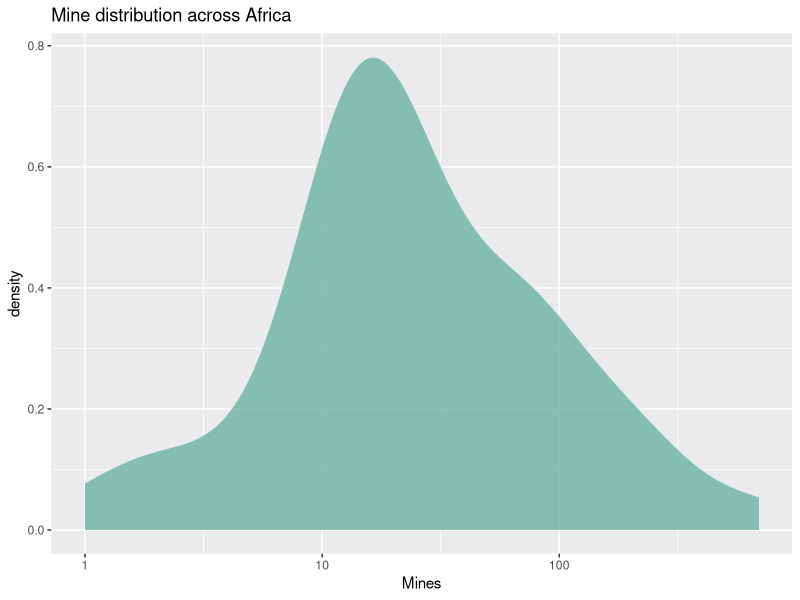
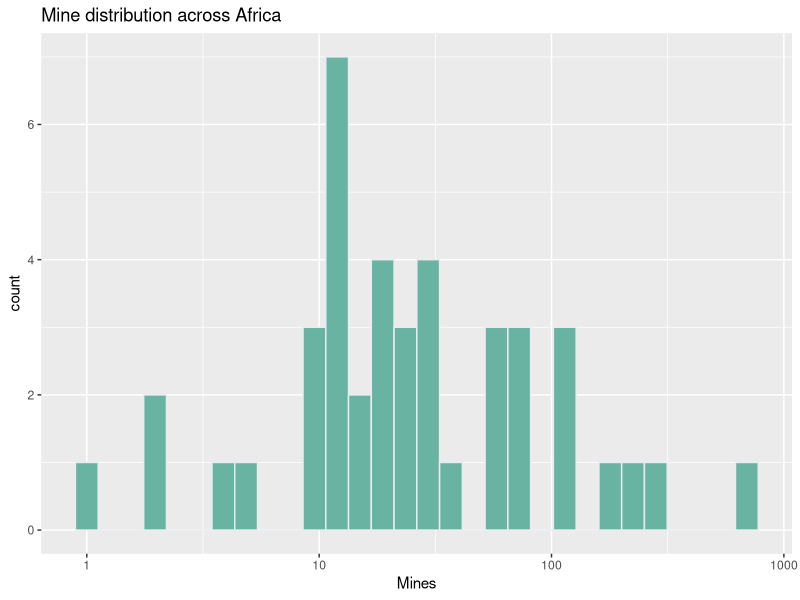
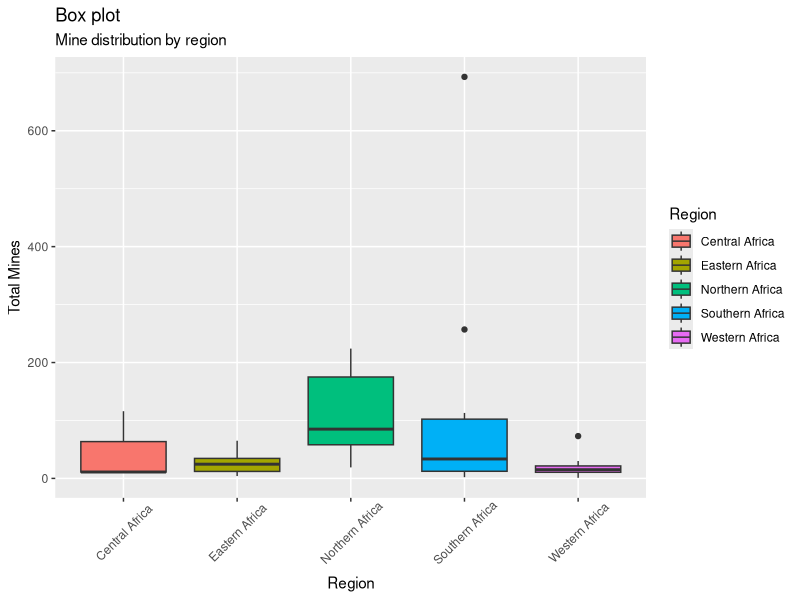
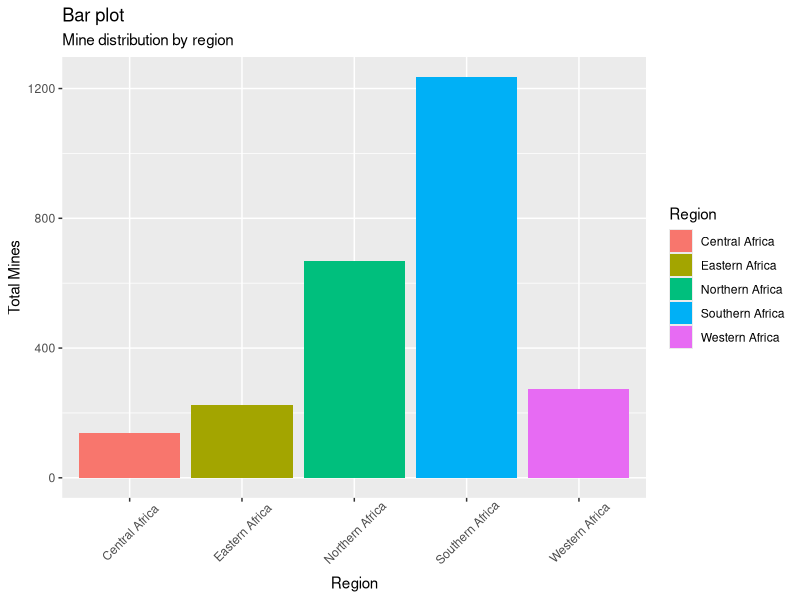
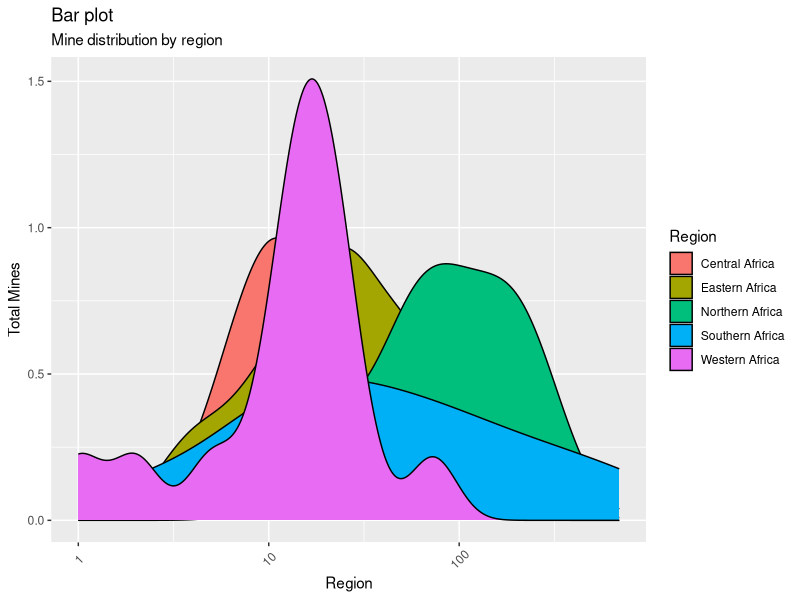
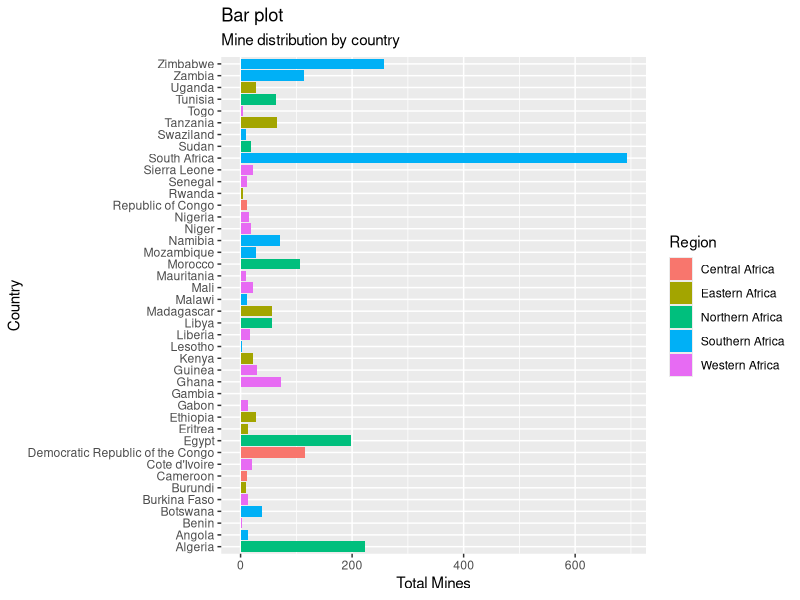
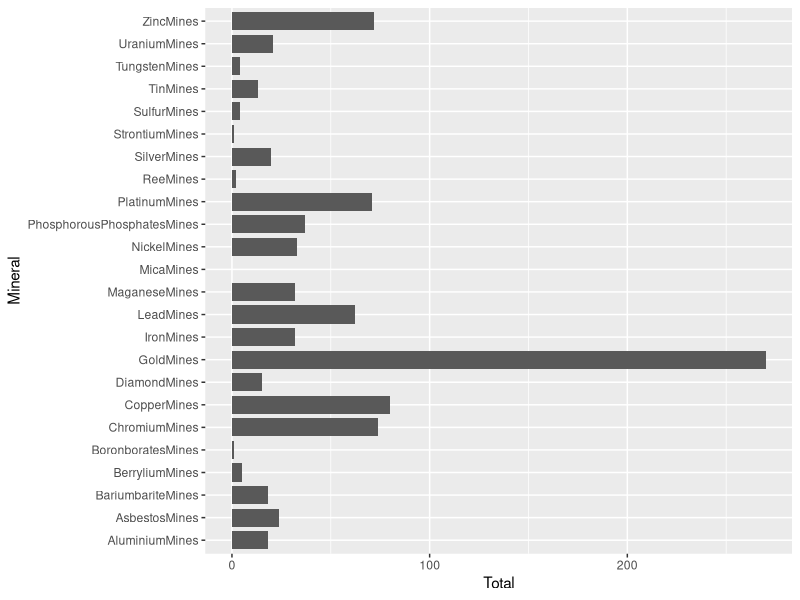
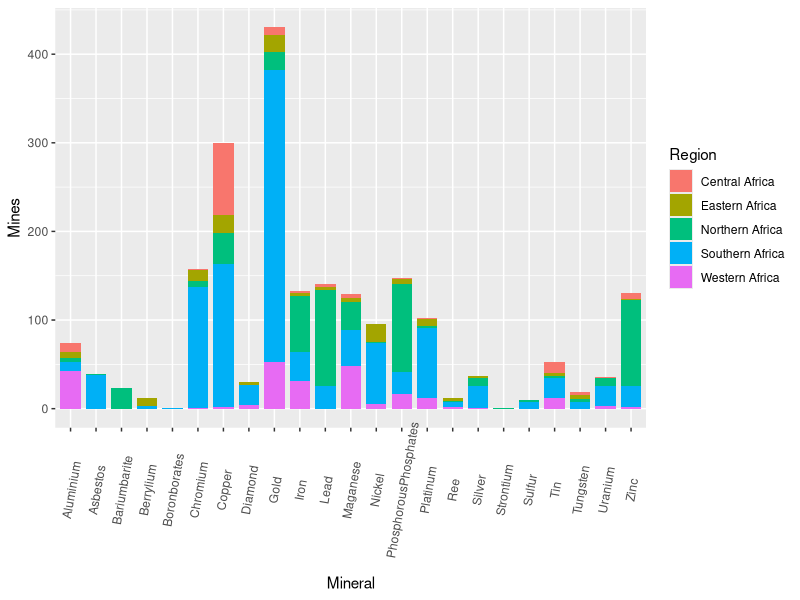

The R source for these figures, in order:
## ---- chunk 1
library(ggplot2)
library(readr)
library(tidyverse)
library(dplyr)

## ---- chunk 2
mines<-read_csv("Mines_Africa_Districts.csv")
region<-read_csv("country_region_africa.csv")
data<-merge(mines,region, on="countryname")
df<-data%>%rename(Country=countryname,
                  Administration1=ADM1,
                  Administration2=ADM2)

## ---- chunk 3
smry_df<-df%>%
  filter(mines !=0)%>%
  group_by(Region,Country)%>%
  summarize(Mines=sum(mines),AluminiumMines=sum(aluminum_mine),
            AsbestosMines=sum(asbestos_mine),
            BariumbariteMines=sum(bariumbarite_mine),
             BerryliumMines=sum(beryllium_mine),
            BoronboratesMines=sum( boronborates_mine),
            ChromiumMines=sum(chromium_mine),CopperMines=sum(copper_mine),
            DiamondMines=sum(diamond_mine), GoldMines=sum(gold_mine),
            IronMines=sum(iron_mine),LeadMines=sum(lead_mine),
            MaganeseMines=sum(manganese_mine),MicaMines=sum(mica_mine),
            NickelMines=sum(nickel_mine),
            PhosphorousPhosphatesMines=sum(phosphorusphosphates_mine),
            PlatinumMines=sum(platinum_mine),ReeMines=sum(ree_mine),
            SilverMines=sum(silver_mine),SulfurMines=sum(sulfur_mine),
            TungstenMines=sum(tungsten_mine),StrontiumMines=sum(strontium_mine),
            TinMines=sum(tin_mine),UraniumMines=sum(uranium_mine),
            ZincMines=sum(zinc_mine))
View(smry_df)
## ---- chunk 4
ggplot(smry_df, aes(x=Mines))+
         geom_density(fill="#69b3a2", color="#e9ecef", alpha=0.8)+
  ggtitle("Mine distribution across Africa") +
    scale_x_log10()

ggplot(smry_df, aes(x=Mines))+
         geom_histogram(fill="#69b3a2", color="#e9ecef",bins = 30)+
  ggtitle("Mine distribution across Africa") +
    scale_x_log10()
## ---- chunk 5
ggplot(smry_df,aes(Region,Mines, fill=Region))+ geom_boxplot() + 
    labs(title="Box plot", 
         subtitle="Mine distribution by region",
         x="Region",
         y="Total Mines",
         fill="Region") +  
  theme(axis.text.x = element_text(angle=45, vjust=0.6))

ggplot(smry_df,aes(Region,Mines,fill=Region))+geom_bar(stat="identity")+ 
    labs(title="Bar plot", 
         subtitle="Mine distribution by region",
         x="Region",
         y="Total Mines",
         fill="Region") +  
  theme(axis.text.x = element_text(angle=45, vjust=0.6)) 

ggplot(smry_df, aes(x=Mines,fill=Region))+
         geom_density()+
    scale_x_log10()+
  ggtitle("Mine distribution across Africa") + 
    labs(title="Bar plot", 
         subtitle="Mine distribution by region",
         x="Region",
         y="Total Mines",
         fill="Region") +  
  theme(axis.text.x = element_text(angle=45, vjust=0.6)) 
## ---- chunk 6
ggplot(smry_df,aes(Country,Mines,fill=Region))+geom_bar(stat="identity")+ 
    labs(title="Bar plot", 
         subtitle="Mine distribution by country",
         x="Country",
         y="Total Mines",
         fill="Region") + coord_flip()
# ordered_smry_df<-smry_df %>%
#   filter(Mines != 0)
# ordered_smry_df <- ordered_smry_df[order(ordered_smry_df$Mines), ]
# ordered_smry_df$Country <- factor(ordered_smry_df$Country, levels = ordered_smry_df$Country)

## ---- chunk 7
mine_type<-data.frame(cbind(Mineral=names(sapply(smry_df[,4:27], max)), Total=unname(sapply(smry_df[,4:27], max))))
mine_type[['Total']]<-as.numeric(mine_type[['Total']])
ggplot(mine_type,aes(Mineral,Total))+geom_bar(stat="identity", width=.8)+coord_flip()

## ---- chunk 8
new_data<- function(){
  df_list<-list()
  col<-as.character(unique(mine_type[['Mineral']]))
  for (i in col){
    df<-smry_df%>%
      select(Region,Country,i)%>%
      mutate(Mineral= unlist(strsplit(i,"Mines"))) %>%
      rename(Mines=i)%>%
            filter(Mines !=0)
    df_list[[i]]<-df
  }
  dplyr::bind_rows(df_list)
}
View(new_data())
minerals=new_data()
## ---- chunk 9
ggplot(minerals,aes(Mineral,Mines,fill=Region))+geom_bar(stat="identity", width=.8) +  
  theme(axis.text.x = element_text(angle=80, vjust=0.6)) 
## ---- chunk 10
al<-minerals %>% 
  filter(Mineral =='Aluminium')
ggplot(al,aes(Country,Mines))+geom_bar(stat="identity", width=.8) + coord_flip()

## ---- chunk 11
copper_df<-smry_df%>%
  filter(CopperMines !=0)%>%
  select(Region,Country,CopperMines)
ggplot(copper_df, aes(Country,CopperMines)) + 
  geom_bar(stat="identity", width=.8, fill="tomato3") +  
  theme(axis.text.x = element_text(angle=85, vjust=0.6)) +coord_flip()
copper_df
ggplot(copper_df, aes(Region,CopperMines)) + 
  geom_bar(stat="identity", width=.8, fill="tomato3") +  
  theme(axis.text.x = element_text(angle=85, vjust=0.6)) +coord_flip()
